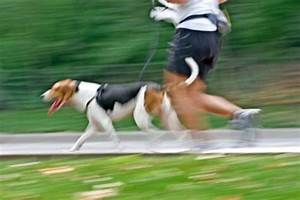
#> input picture ml-service/data/raw/animals10/raw-img/cane/OIP-5rGUxxD45Rn2nAvDRrcliQHaE8.jpeg, 300 x 200 px
$ python -i image_quality.py   (imports and definitions only)   (older library calls are emulated)
#> lines starting #> are read from the running program, lines starting #| are printed output that depends on the picture
from pathlib import Path

import cv2
import numpy as np
import pandas as pd
from PIL import Image

def analyze_single_image_quality(image_path: str | Path) -> dict:
    image_path = Path(image_path)
    if not image_path.exists():
        return {
            "blur_score": 0.0,
            "brightness": 0.0,
            "contrast": 0.0,
            "width": 0.0,
            "height": 0.0,
            "resolution_score": 0.0,
            "corrupted_file": True,
            "quality_score": 0.0,
            "quality_reasons": "missing_file",
        }
    try:
        with Image.open(image_path) as img:
#> img is the input picture: PIL image 300x200 RGB; mean R, G, B 108.6, 130.6, 91.9
            img = img.convert("RGB")
            width, height = img.size
#> width = 300; height = 200
            image_np = np.array(img)

    except Exception:
        return {
            "blur_score": 0.0,
            "brightness": 0.0,
            "contrast": 0.0,
            "width": 0.0,
            "height": 0.0,
            "resolution_score": 0.0,
            "corrupted_file": True,
            "quality_score": 0.0,
            "quality_reasons": "missing_file",
        }

    gray = cv2.cvtColor(image_np, cv2.COLOR_RGB2GRAY)
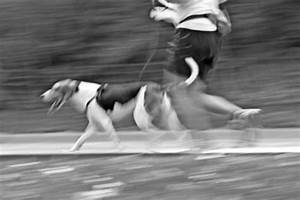
#> gray: shape (200, 300); min 0, max 255, mean 119.6

    brightness = float(np.mean(gray))
#> brightness = 119.6
    contrast = float(np.std(gray))
#> contrast = 50.95
    blur_score = float(cv2.Laplacian(gray, cv2.CV_64F).var())
#> blur_score = 535.2

    min_side = min(width, height)
#> min_side = 200

    if min_side >= 256:
        resolution_score = 1.0
    elif min_side >= 128:
        resolution_score = 0.7
    else:
        resolution_score = 0.3

    quality_score = 1.0
    reasons = []

    if resolution_score < 0.7:
        quality_score -= 0.25
        reasons.append("low_resolution")

    if blur_score < 60:
        quality_score -= 0.25
        reasons.append("blurry")

    if brightness < 35:
        quality_score -= 0.20
        reasons.append("too_dark")

    if brightness > 220:
        quality_score -= 0.20
        reasons.append("too_bright")

    if contrast < 20:
        quality_score -= 0.15
        reasons.append("low_contrast")

    quality_score = max(0.0, min(1.0, quality_score))

    return {
        "blur_score": blur_score,
        "brightness": brightness,
        "contrast": contrast,
        "width": int(width),
        "height": int(height),
        "resolution_score": float(resolution_score),
        "corrupted_file": False,
        "quality_score": float(quality_score),
        "quality_reasons": ";".join(reasons),
    }

def compute_image_quality(df: pd.DataFrame) -> pd.DataFrame:
    rows = []

    for _, row in df.iterrows():
        image_path = row.get("resolved_path")

        if not image_path:
            image_path = row.get("absolute_path")

        if not image_path:
            image_path = row.get("file_path")

        quality = analyze_single_image_quality(image_path)

        rows.append({
            "id": row["id"],
            **quality,
        })

    quality_df = pd.DataFrame(rows)

    return df.merge(quality_df, on="id", how="left")

>>> result = analyze_single_image_quality('../../../data/raw/animals10/raw-img/cane/OIP-5rGUxxD45Rn2nAvDRrcliQHaE8.jpeg')
#> result = 9 items

$ run again, on ml-service/data/raw/animals10/raw-img/cane/OIP-63eQNWuVxs8D47yToOFp4wHaFj.jpeg
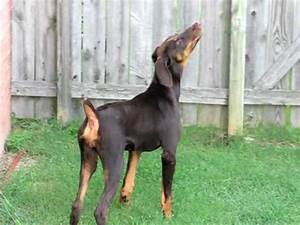
#> input picture ml-service/data/raw/animals10/raw-img/cane/OIP-63eQNWuVxs8D47yToOFp4wHaFj.jpeg, 300 x 225 px
#> in analyze_single_image_quality, img is the input picture: PIL image 300x225 RGB; mean R, G, B 152.7, 168.1, 143.6
#> in analyze_single_image_quality, `gray = cv2.cvtColor(image_np, cv2.COLOR_RGB2GRAY)`:
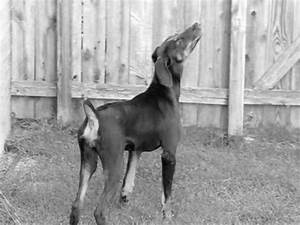
#> gray: shape (225, 300); min 0, max 255, mean 160.7
#> brightness = 160.7
#> contrast = 48.66
#> blur_score = 883.7
#> result = 9 items

$ run again, on ml-service/data/raw/animals10/raw-img/cane/OIP-6qZi0v8ZyKd1qPO-5Bpg1QHaHa.jpeg
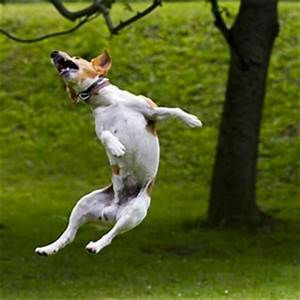
#> input picture ml-service/data/raw/animals10/raw-img/cane/OIP-6qZi0v8ZyKd1qPO-5Bpg1QHaHa.jpeg, 300 x 300 px
#> in analyze_single_image_quality, img is the input picture: PIL image 300x300 RGB; mean R, G, B 82.7, 93.4, 31.4
#> in analyze_single_image_quality, `gray = cv2.cvtColor(image_np, cv2.COLOR_RGB2GRAY)`:
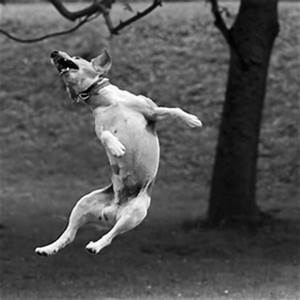
#> gray: shape (300, 300); min 0, max 255, mean 83.2
#> brightness = 83.15
#> contrast = 45.53
#> blur_score = 376.9
#> result = 9 items

$ run again, on ml-service/data/raw/animals10/raw-img/cane/OIP-7UY9wNfCKotCRdlenamYYQHaGI.jpeg
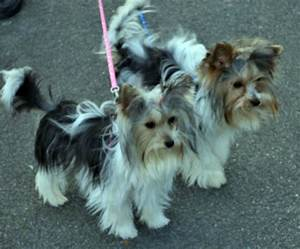
#> input picture ml-service/data/raw/animals10/raw-img/cane/OIP-7UY9wNfCKotCRdlenamYYQHaGI.jpeg, 300 x 249 px
#> in analyze_single_image_quality, img is the input picture: PIL image 300x249 RGB; mean R, G, B 88.6, 109.1, 107.2
#> in analyze_single_image_quality, `gray = cv2.cvtColor(image_np, cv2.COLOR_RGB2GRAY)`:
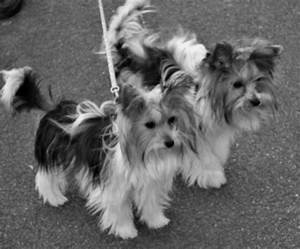
#> gray: shape (249, 300); min 0, max 247, mean 102.7
#> brightness = 102.7
#> contrast = 41.49
#> blur_score = 471.2
#> result = 9 items
